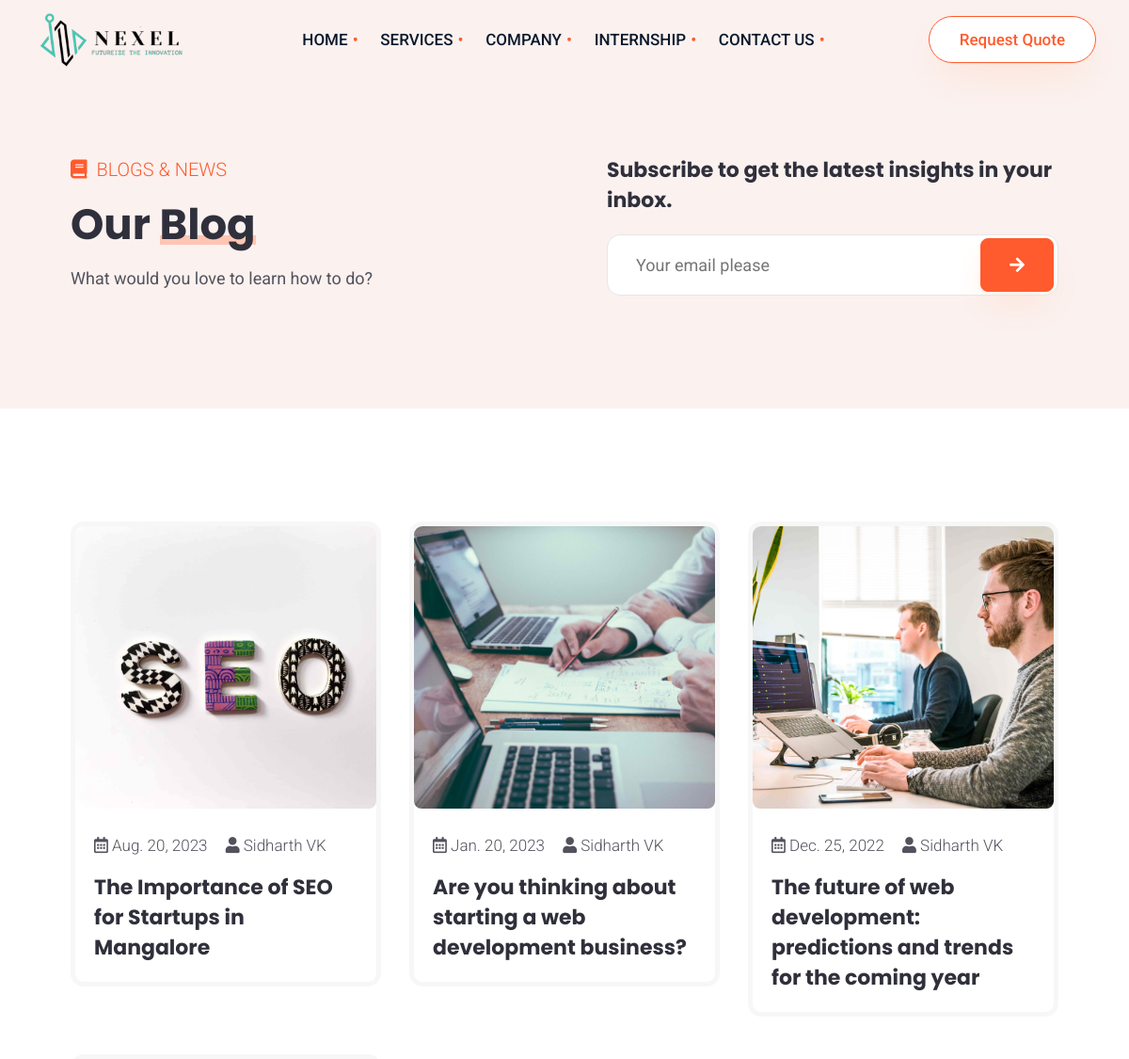
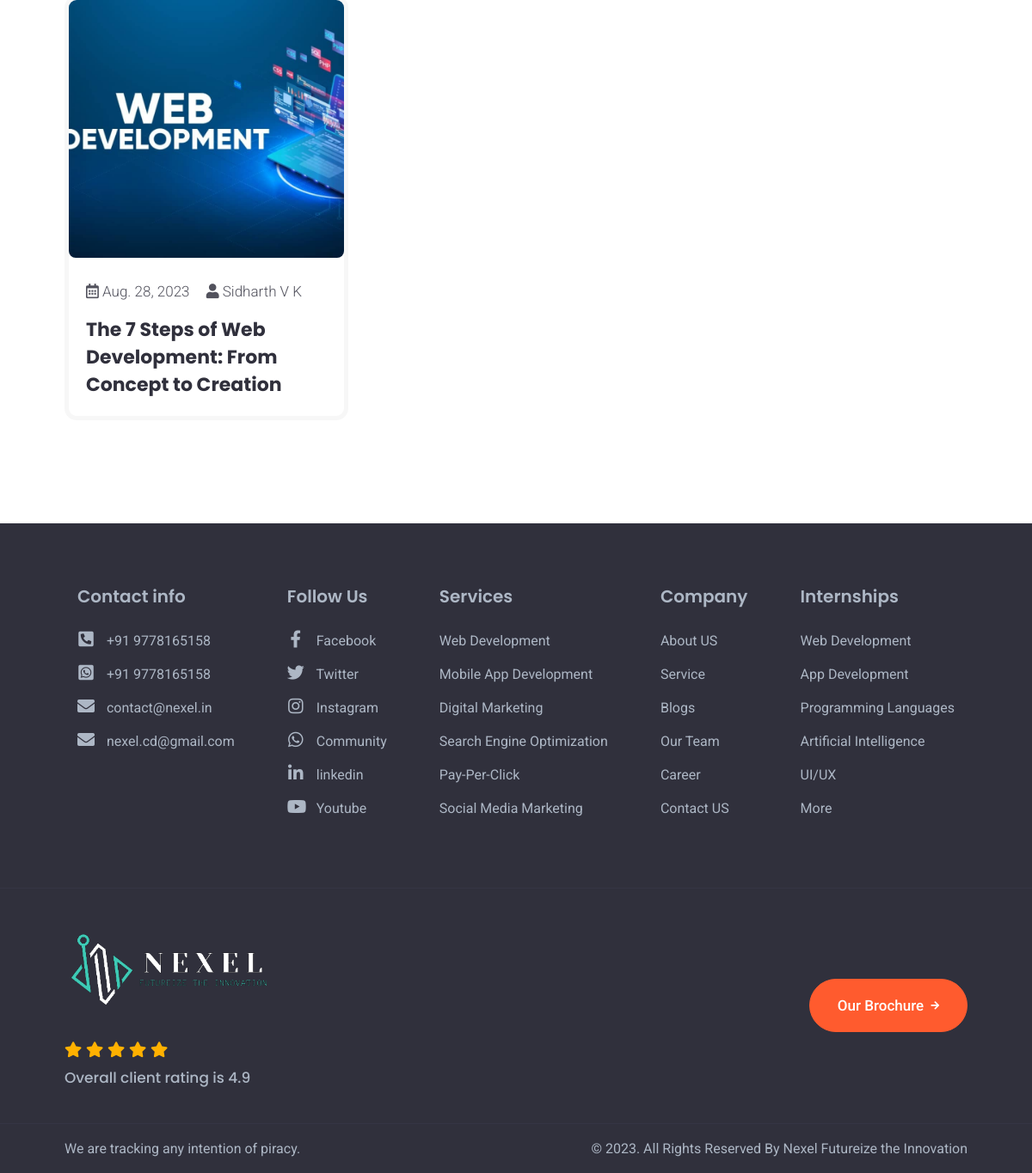
Screenshot of /blog/ with the database file from the repository (2 pictures, top to bottom).
### blog/models.py (models this page shows, shortened)
class blogDetails(models.Model):
    title = models.CharField(("Title"), max_length=250)
    image1 = models.ImageField(("Image banner"), upload_to='blog/banner')
    content = RichTextField(("Body 1"))
    image2 = models.ImageField(("Other Image"), upload_to='blog/banner')
    content2 = RichTextField(('Body 2'))
    quote = models.CharField(("Quote"), max_length=250)
    date = models.DateField(("Date"), auto_now=False, auto_now_add=False)
    author = models.CharField(("Author"), max_length=150)
    tags = models.TextField(("Tags"))
    slug = models.SlugField(unique=True, blank=True)

### career/models.py (models this page shows, shortened)
class internships(models.Model):
    name = models.CharField(("Name"), max_length=250)
    nop = models.IntegerField(("No Of Positions"))
    location = models.CharField(("Location"), max_length=250)
    tech = models.CharField(("Technologies"), max_length=250)
    dis = models.CharField(("One Line Description"), max_length=350)
    img = models.ImageField(("Banner Image"), upload_to='career/internship')
    slug = models.SlugField(unique=True, blank=True)

### blog/views.py (the view)
# urls.py: path('',allblogs,name='allblogs'),
def allblogs(request):
    blog = blogDetails.objects.all()
    context = {
        'blog':blog
    }
    return render(request,'blog/all_blogs.html',context)

### nexel/context_processors.py (called while the page is built)
def navbar_data(request):
    internship =internships.objects.all()[:5]
    return {
        'internship':internship
    }

def serviceads(request):
    ads = serviceAds.objects.order_by('?').first()
    return {
        "ads":ads
    }

### templates/blog/all_blogs.html (shortened to what this page needs)
{% extends 'main_light/base.html' %}
{% load static %}
{% block body %}
	<div class="r-bg-a pt85 pb120">
		<div class="container">
			<div class="row pt80">
				<div class="col-lg-5">
					<div class="page-headings">
						<span class="sub-heading mb15"><i class="fas fa-book mr5"></i> Blogs & News</span>
						<h1 class="mb15">Our <span class="ree-text rt40">Blog</span></h1>
						<p>What would you love to learn how to do?</p>
					</div>
				</div>
				<div class="col-lg-7">
					<div class="ree-subs-from">
						<h4>Subscribe to get the latest insights in your inbox.</h4>
						<form class="mt20">
							<input type="text" name="subs" id="subs-email" placeholder="Your email please"
								class="subs-input">
							<button class="ree-btn-grdt1 subs-btn"><i class="fas fa-arrow-right"></i></button>
						</form>
					</div>
				</div>
			</div>
			</div>
			</div>
	<div class="blog-block sec-pad pt80">
				<div class="container">
			<div class="blog-post">
				<div class="row">
                    {% for blog in blog %}
					<div class="col-lg-4 col-sm-6">
						<div class="ree-media-crd">
							<div class="rpl-img"><a href="{% url 'blogdetails' blog.slug %}"><img src="{{blog.image1.url}}"
										alt="blog" class="fill-fixed"> </a> </div>
							<div class="rpl-contt">
								<div class="blog-quick-inf mb20 mt30"><span><i class="far fa-calendar-alt"></i> {{blog.date}}</span> <span><i class="fas fa-user"></i>   {{blog.author}}</span> </div>
								<h4><a href="{% url 'blogdetails' blog.slug %}">{{blog.title}}</a>
								</h4>
							</div>
						</div>
					</div>
                    {% endfor %}
				</div>
			</div>
		</div>
	</div>
{% endblock %}

### templates/main_light/base.html (shortened to what this page needs)
{% load static %}
<!DOCTYPE html>
<html lang="en" class="no-js">
   <head>
      <link href="{% static 'css/bootstrap.min.css' %}" rel="stylesheet">
      <link href="{% static 'css/plugin.min.css' %}" rel="stylesheet">
      <link href="{% static 'css/all.min.css' %}" rel="stylesheet">
      <link href="{% static 'css/style.css' %}" rel="stylesheet">
      <link href="{% static 'css/responsive.css' %}" rel="stylesheet">
   </head>
   <body>
    {% include 'main_light/navbar_light.html' %}
    {% block body %}
    {% endblock body %}
    {% include  'main_light/footer_light.html' %}
  </body>
</html>

### templates/main_light/navbar_light.html (shortened to what this page needs)
{% load static %}
<header class="ree-header fixed-top">
    <div class="container-fluid m-p-l-r-0">
      <div class="menu-header">
        <div class="menu-logo">
          <div class="dskt-logo"><a class="nav-brand" href="{% url 'home' %}">	<img src="{% static 'images\nexel_images\nexel_logo_dark.png' %}" alt="Logo" class="ree-logo" /> </a> </div>
        </div>
        <div class="ree-nav" role="navigation">
          <ul class="nav-list">
            <li class="megamenu">
              <a href="{% url 'home' %}"  class="menu-links">Home</a>
            </li>
            <li class="megamenu">
              <a href="{% url 'service_page' %}" class="menu-links">Services</a>
            </li>
            <li class="megamenu">
              <a href="#" class="menu-links">Company</a>
            </li>
            <li class="megamenu">
              <a href="{% url 'allinternships' %}"  class="menu-links">Internship</a>
            </li>
            <li class="megamenu ">
              <a href="{% url 'contactus' %}"  class="menu-links">Contact Us</a>
            </li>
          </ul>
        </div>
        <div class="ree-nav-cta">
          <ul>
            <li><a href="{% url 'contactus' %}" class="ree-btn ree-btn0 ree-btn-grdt2"> Request Quote</a> </li>
          </ul>
        </div>
      </div>
    </div>
  </header>

### templates/main_light/footer_light.html (shortened to what this page needs)
	{% load static %}
	<footer class="footer-a">
		<div class="footer-fist-row pt40">
			<div class="container">
				<div class="footer-rowset">
					<div class="col footer-head">
						<h5>Contact info</h5>
						<ul class="footer-links-list social-linkz">
							<li><a href="tel:+919778165158"><span><i class="fas fa-phone-square-alt"></i></span> +91 9778165158 </a></li>
							<li><a href="tel:+919778165158"><span><i class="fab fa-whatsapp-square"></i></span> +91 9778165158</a></li>
							<li><a href="mailto:contact@nexel.in"><span><i class="fas fa-envelope"></i></span> contact@nexel.in</a></li>
							<li><a href="mailto:nexel.cd@gmail.com"><span><i class="fas fa-envelope"></i></span> nexel.cd@gmail.com</a></li>
						</ul>
					</div>
					<div class="col footer-head">
						<h5>Follow Us</h5>
						<ul class="footer-links-list social-linkz">
							<li><a href="javascript:void(0)"><span><i class="fab fa-facebook-f"></i></span> Facebook</a>	</li>
							<li><a href="javascript:void(0)"><span><i class="fab fa-twitter"></i></span> Twitter </a>	</li>
							<li><a href="https://instagram.com/nexel.in"><span><i class="fab fa-instagram"></i></span> Instagram</a> </li>
							<li><a href="https://chat.whatsapp.com/Il3D2w5CiyVJzaLJhvici6"><span><i class="fab fa-whatsapp"></i></span> Community</a></li>
							<li><a href="https://www.linkedin.com/company/nexel-futureize-the-innovation/"><span><i class="fab fa-linkedin-in"></i></span> linkedin</a></li>
							<li><a href="https://youtube.com/@nexelin"><span><i class="fab fa-youtube"></i></span> Youtube</a> </li>
						</ul>
					</div>
					<div class="col footer-head">
						<h5>Services</h5>
						<ul class="footer-links-list">
							<li><a href="{% url 'web_development' %}">Web Development</a></li>
							<li><a href="{% url 'app_development' %}">Mobile App Development</a></li>
							<li><a href="{% url 'marketing' %}">Digital Marketing</a></li>
							<li><a href="javascript:void(0)">Search Engine Optimization</a></li>
							<li><a href="javascript:void(0)">Pay-Per-Click</a></li>
							<li><a href="javascript:void(0)">Social Media Marketing</a></li>
						 </ul>
					</div>
					<div class="col footer-head">
						<h5>Company</h5>
						<ul class="footer-links-list">
							<li><a href="{% url 'aboutus' %}">About US</a></li>
							<li><a href="{% url 'service_page' %}">Service</a></li>
							<li><a href="{% url 'allblogs' %}">Blogs</a></li>
							<li><a href="{% url 'team' %}">Our Team</a></li>
							<li><a href="{% url 'career' %}">Career</a></li>
							<li><a href="{% url 'contactus' %}">Contact US</a></li>
						</ul>
					</div>
					<div class="col footer-head">
						<h5>Internships</h5>
						<ul class="footer-links-list">
							{% for internship in internship %}
							<li><a  href="{% url 'internships_details' internship.slug %}">{{internship.name}}</a></li>
							{% endfor %}
							<li><a  href="{% url 'allinternships' %}">More</a></li>
						</ul>
					</div>
				</div>
			</div>
			<div class="footer-abt mt70 pt40 pb40">
				<div class="container">
					<div class="row">
						<div class="col-lg-3 vcenter">
							<div class="footer-ree-lg">
								<div class="footer-logo">
									<a href="#"> <img src="{% static 'images\nexel_images\nexel_logo_top.png' %}" alt="reeven" class="img-fluid" width=250> </a>
								</div>
								<div class="star-rating-review mt30">
									<span class="fa fa-star checked"></span>
									<span class="fa fa-star checked"></span>
									<span class="fa fa-star checked"></span>
									<span class="fa fa-star checked"></span>
									<span class="fa fa-star checked"></span>
								</div>
								<h6 class="mt10">Overall client rating is 4.9 </h6>
							</div>
						</div>
						<div class="col-lg-3 vcenter ft-btn">
							<a href="#" class="ree-btn  ree-btn-grdt1 mw-80 no-shadows">Our Brochure <i class="fas fa-arrow-right fa-btn"></i></a>
						</div>
					</div>
				</div>
			</div>
			<div class="container ft-cpy">
				<div class="row">
					<div class="col-lg-5">
						<div class="ft-copyright">
							<p>We are tracking any intention of piracy.</p>
						</div>
					</div>
					<div class="col-lg-7">
						<div class="ft-copyright ft-r">
							<p>© 2023. All Rights Reserved By <a href="https://www.nexel.in/" target="blank">Nexel Futureize the Innovation</a></p>
						</div>
					</div>
				</div>
			</div>
		</div>
	</footer>

### static/css/responsive.css (style rules this page uses)
@media screen and (max-width:1299px) and (min-width:1100px) { .container, .container-lg, .container-md, .container-sm { max-width: 1080px; } }

### rows the page displays
blogDetails: image1 (picture), date "Aug. 20, 2023", author "Sidharth VK", title "The Importance of SEO for Startups in Mangalore"
blogDetails: image1 (picture), date "Jan. 20, 2023", author "Sidharth VK", title "Are you thinking about starting a web development business?"
blogDetails: image1 (picture), date "Dec. 25, 2022", author "Sidharth VK", title "The future of web development: predictions and trends for the coming year"
blogDetails: image1 (picture), date "Aug. 28, 2023", author "Sidharth V K", title "The 7 Steps of Web Development: From Concept to Creation"
internships: name "Web Development"
internships: name "App Development"
internships: name "Programming Languages"
internships: name "Artificial Intelligence"
internships: name "UI/UX"
